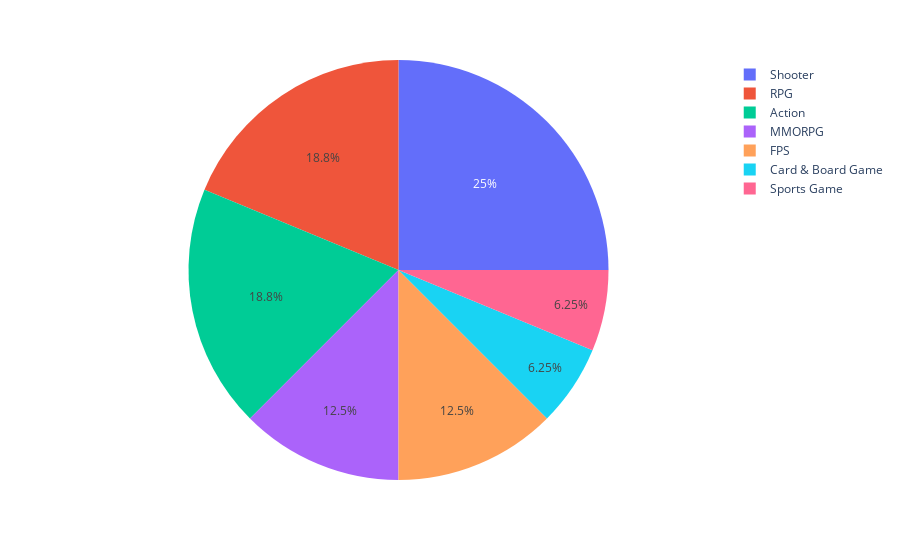

Notebook code for this chart:
### Code cell
import plotly.graph_objects as go
import plotly.express as px
fig_genre = px.pie(count_recommended_genre_df,values='count',names='genres_recommended')
fig_genre.show()

### Figure 1 — Plotly figure (JSON) as saved in the notebook; plotly's stock layout.template omitted (floating-point values rounded to 4 significant figures)
{"data": [{"domain": {"x": [0, 1], "y": [0, 1]}, "hoverlabel": {"namelength": 0}, "hovertemplate": "genres_recommended=%{label}<br>count=%{value}", "labels": ["MMORPG", "RPG", "Action", "Shooter", "FPS", "Card & Board Game", "Sports Game"], "legendgroup": "", "name": "", "showlegend": true, "type": "pie", "values": [2, 3, 3, 4, 2, 1, 1]}], "layout": {"legend": {"tracegroupgap": 0}, "margin": {"t": 60}}}
